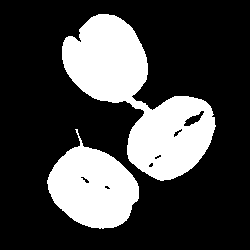
%> input picture Images/250x250_bw_3cb.png, 250 x 250 px
$ octave Listing_24_04.m   (GNU Octave 9; MATLAB toolbox functions it lacks are replaced by stand-ins)
%> lines starting %> are read from the running program, lines starting %| are printed output that depends on the picture; in (x1, y1, x2, y2) boxes, pixels count from 0 and x2, y2 are one past the last pixel; in counts of white or black regions, pixels touching at a corner belong together; the program's own positions count from 1
% Other morphological techniques
bw = imread('250x250_bw_3cb.png');
%> bw: size 250x250 logical; 26.6% white; 2 white regions, box (x1, y1, x2, y2) and area: (62, 14, 216, 181) 11080, (47, 129, 139, 229) 5523
subplot(2,4,1), imshow(bw), title('Original');
bw_f = imfill(bw,'holes'); % holes filling
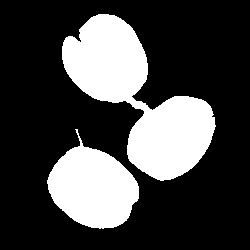
%> bw_f: size 250x250 logical; 26.9% white; 2 white regions, box (x1, y1, x2, y2) and area: (62, 14, 216, 181) 11248, (47, 129, 139, 229) 5552
subplot(2,4,2), imshow(bw_f), title('Filled');
bw_f_s = bwmorph(bw_f,'skel',Inf); % skeletonization
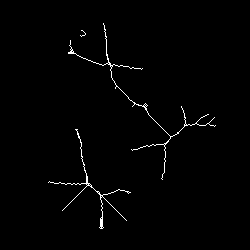
%> bw_f_s: size 250x250 logical; 1.1% white in thin lines or dots, all inside (x1, y1, x2, y2) = (48, 23, 216, 229)
subplot(2,4,6), imshow(bw_f_s), title('Skeleton of Filled');
bw_f_t = bwmorph(bw_f,'thicken',5); % thickening
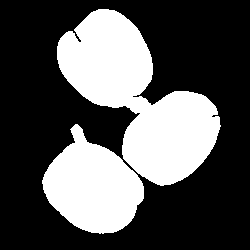
%> bw_f_t: size 250x250 logical; 33.2% white; 2 white regions, box (x1, y1, x2, y2) and area: (57, 9, 221, 186) 13804, (42, 124, 144, 234) 6918
subplot(2,4,7), imshow(bw_f_t), title('Thickening of Filled');
bw_f_p = bwperim(bw_f); % perimeter extracting
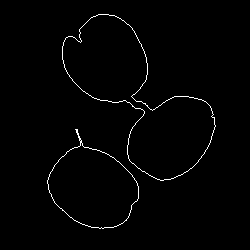
%> bw_f_p: size 250x250 logical; 1.3% white in thin lines or dots, all inside (x1, y1, x2, y2) = (47, 14, 216, 229)
subplot(2,4,8), imshow(bw_f_p), title('Perimeter of Filled');
